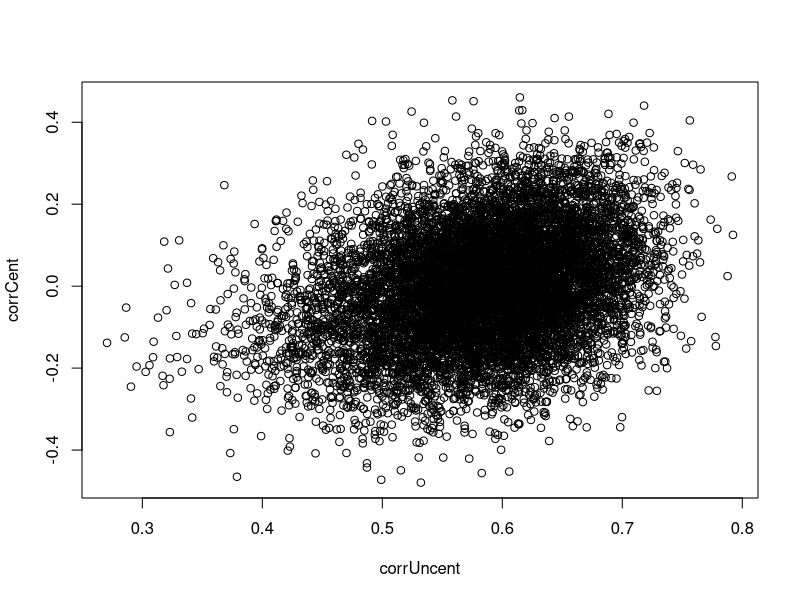
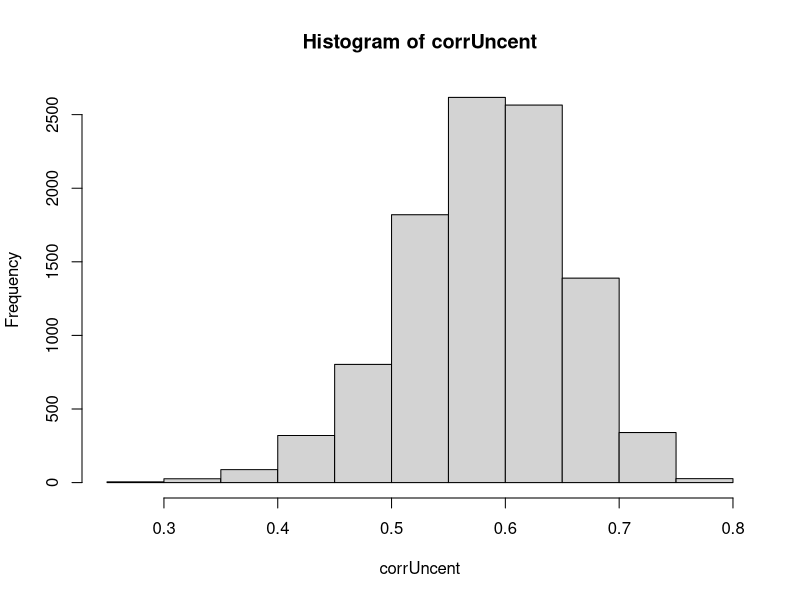
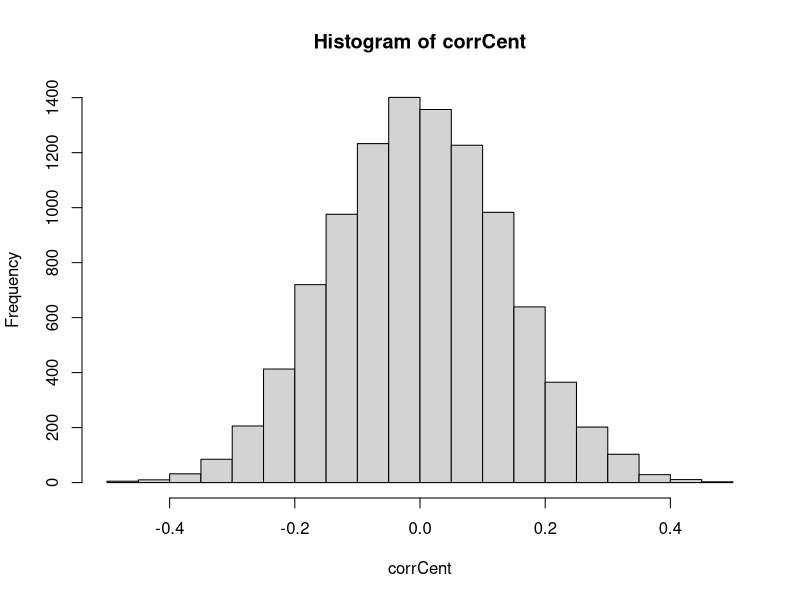
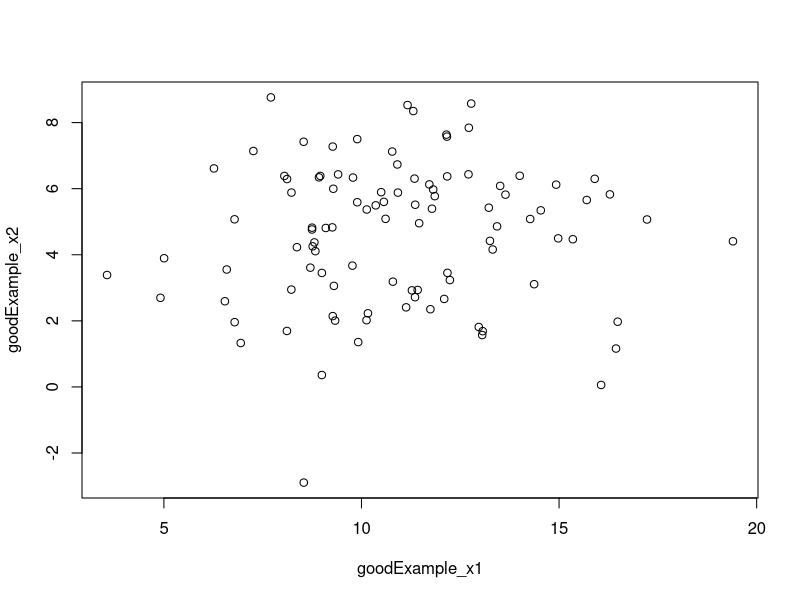
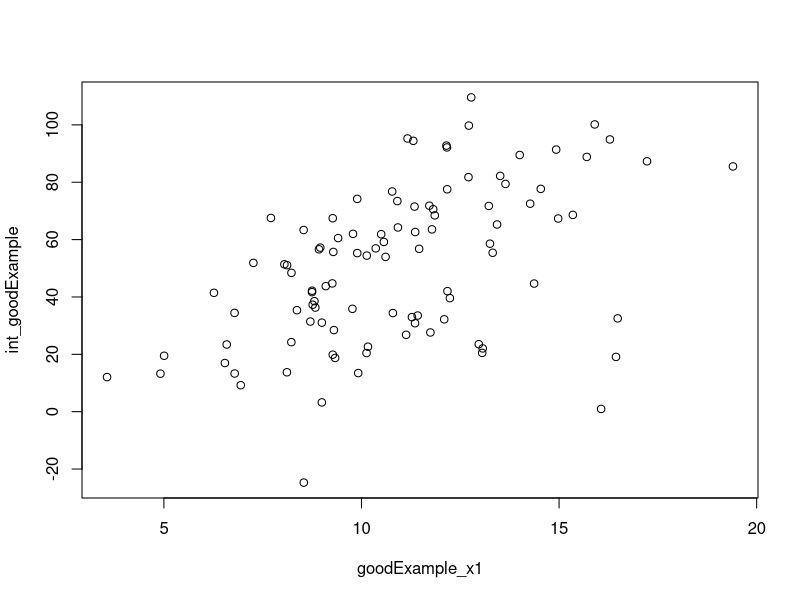
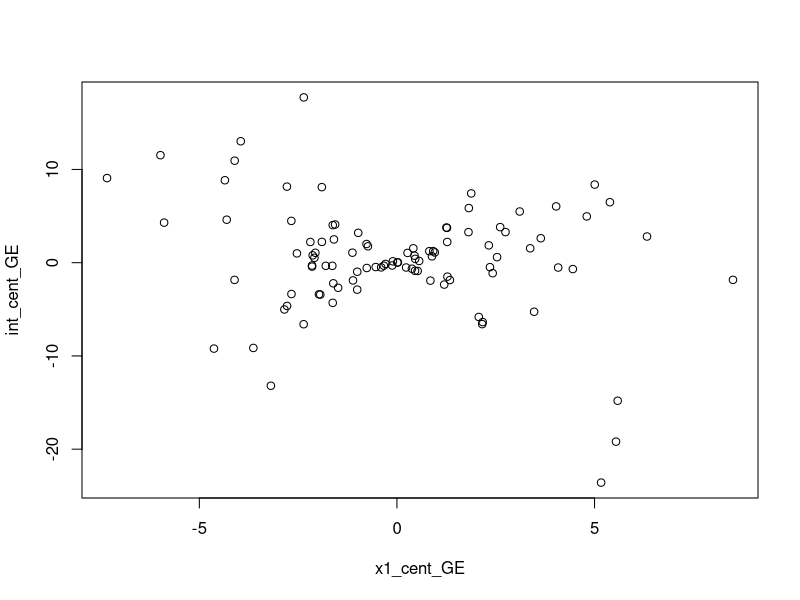

The R source for these figures, in order:
## ---- chunk 1
knitr::opts_chunk$set(echo = TRUE)
## ---- chunk 2

nIter = 10000
sampSize = 100
corrUncent = rep(NA, nIter)
corrCent = rep(NA, nIter)

for (iter in 1:nIter) {
  x1 = rnorm(sampSize, mean = 10, sd = 3)
  x2 = rnorm(sampSize, mean = 5, sd = 2)
  int = x1*x2
  
  corrUncent[iter] = cor(x1, int)
  
  x1_cent = x1-mean(x1)
  x2_cent = x2-mean(x2)
  int_cent = x1_cent*x2_cent
  
  corrCent[iter] = cor(x1_cent, int_cent)
  
  if (corrUncent[iter]-corrCent[iter]>0.7) {
    goodExample_x1 = x1
    goodExample_x2 = x2
  }
  
}
## ---- chunk 3

plot(corrUncent,corrCent)
hist(corrUncent)
hist(corrCent)

## ---- chunk 4

int_goodExample = goodExample_x1*goodExample_x2

cor(goodExample_x1, goodExample_x2)
cor(goodExample_x1, int_goodExample)
  
plot(goodExample_x1, goodExample_x2)
plot(goodExample_x1, int_goodExample)

x1_cent_GE = goodExample_x1-mean(goodExample_x1)
x2_cent_GE = goodExample_x2-mean(goodExample_x2)
int_cent_GE = x1_cent_GE*x2_cent_GE
  
cor(x1_cent_GE, int_cent_GE)
plot(x1_cent_GE, int_cent_GE)

